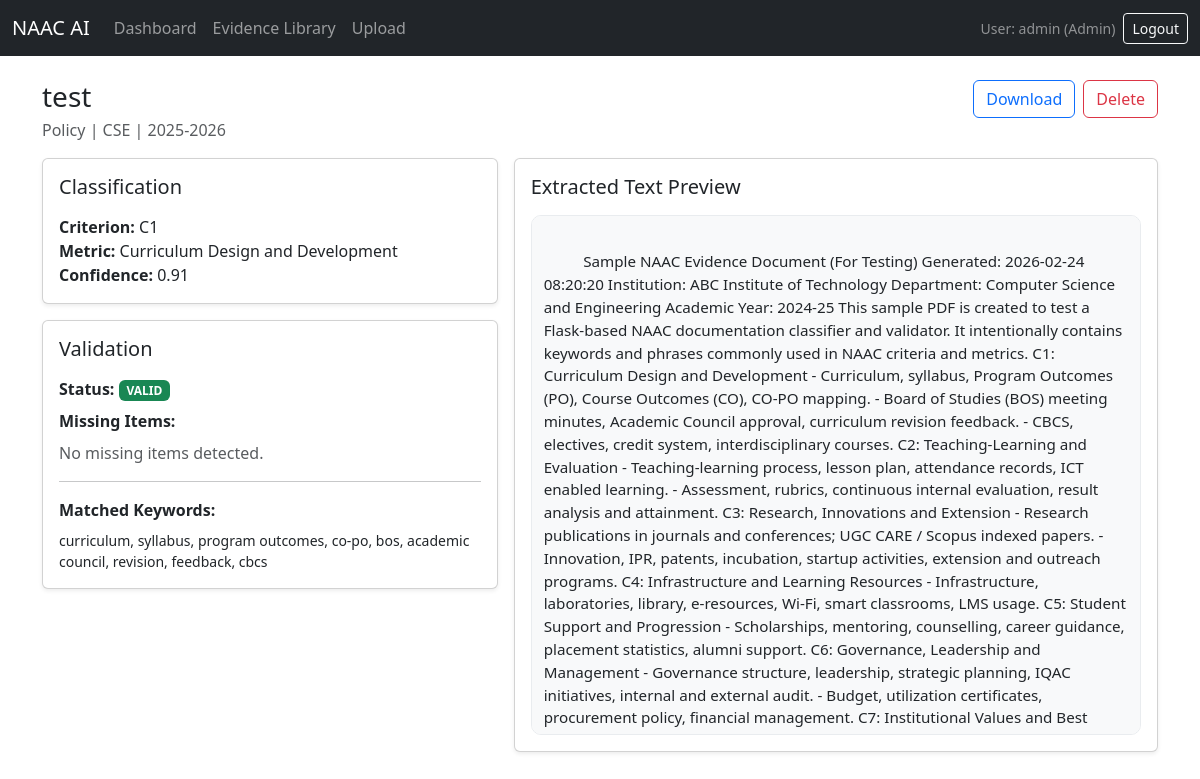
The app's page /documents/1 (signed in) with its own data.
### naac_app/models.py (models this page shows)
class Document(db.Model):
    id = db.Column(db.Integer, primary_key=True)
    document_title = db.Column(db.String(255), nullable=False)
    document_type = db.Column(db.String(80), nullable=True)
    department = db.Column(db.String(120), nullable=True)
    academic_year = db.Column(db.String(20), nullable=True)
    filename = db.Column(db.String(255), nullable=False)
    original_path = db.Column(db.String(500), nullable=False)
    extracted_text = db.Column(db.Text, nullable=True)
    predicted_criterion = db.Column(db.String(10), nullable=True)  # C1..C7
    predicted_metric = db.Column(db.String(255), nullable=True)
    confidence_score = db.Column(db.Float, nullable=True)
    validation_status = db.Column(db.String(20), nullable=True)  # VALID/PARTIAL/FAIL
    missing_items = db.Column(db.Text, nullable=True)            # comma-separated
    matched_keywords = db.Column(db.Text, nullable=True)         # comma-separated
    uploaded_by = db.Column(db.String(80), nullable=True)
    uploaded_at = db.Column(db.DateTime, default=datetime.utcnow)
    def missing_list(self):
        if not self.missing_items:
            return []
        return [x.strip() for x in self.missing_items.split(",") if x.strip()]
    def matched_list(self):
        if not self.matched_keywords:
            return []
        return [x.strip() for x in self.matched_keywords.split(",") if x.strip()]

### naac_app/documents/routes.py (the view)
@docs_bp.route("/<int:doc_id>", methods=["GET"])
@login_required
def document_detail(doc_id: int):
    doc = Document.query.get_or_404(doc_id)
    return render_template("document_detail.html", doc=doc)

### naac_app/auth/routes.py (called while the page is built)
def login_required(fn):
    @wraps(fn)
    def wrapper(*args, **kwargs):
        if "user_id" not in session:
            return redirect(url_for("auth.login"))
        return fn(*args, **kwargs)
    return wrapper

### naac_app/templates/document_detail.html
{% extends "base.html" %}
{% block content %}
<div class="d-flex justify-content-between align-items-start mb-3">
  <div>
    <h3 class="mb-1">{{ doc.document_title }}</h3>
    <div class="text-muted">{{ doc.document_type or "" }} | {{ doc.department or "-" }} | {{ doc.academic_year or "-" }}</div>
  </div>
  <div class="d-flex gap-2">
    <a class="btn btn-outline-primary" href="{{ url_for('docs.download', doc_id=doc.id) }}">Download</a>
    {% if session.get("role") == "Admin" %}
      <form method="post" action="{{ url_for('docs.delete', doc_id=doc.id) }}" onsubmit="return confirm('Delete this document?')">
        <button class="btn btn-outline-danger">Delete</button>
      </form>
    {% endif %}
  </div>
</div>
<div class="row g-3">
  <div class="col-md-5">
    <div class="card shadow-sm mb-3">
      <div class="card-body">
        <h5 class="mb-3">Classification</h5>
        <div><b>Criterion:</b> {{ doc.predicted_criterion or "-" }}</div>
        <div><b>Metric:</b> {{ doc.predicted_metric or "-" }}</div>
        <div><b>Confidence:</b> {{ "%.2f"|format(doc.confidence_score or 0) }}</div>
      </div>
    </div>
    <div class="card shadow-sm">
      <div class="card-body">
        <h5 class="mb-3">Validation</h5>
        <div class="mb-2">
          <b>Status:</b>
          {% if doc.validation_status == "VALID" %}
            <span class="badge bg-success">VALID</span>
          {% elif doc.validation_status == "PARTIAL" %}
            <span class="badge bg-warning text-dark">PARTIAL</span>
          {% else %}
            <span class="badge bg-danger">FAIL</span>
          {% endif %}
        </div>
        <div class="mb-2"><b>Missing Items:</b></div>
        {% if doc.missing_list() %}
          <ul>
            {% for m in doc.missing_list() %}
              <li>{{ m }}</li>
            {% endfor %}
          </ul>
        {% else %}
          <div class="text-muted">No missing items detected.</div>
        {% endif %}
        <hr>
        <div class="mb-2"><b>Matched Keywords:</b></div>
        {% if doc.matched_list() %}
          <div class="small">{{ doc.matched_list()|join(", ") }}</div>
        {% else %}
          <div class="text-muted">No matched keywords.</div>
        {% endif %}
      </div>
    </div>
  </div>
  <div class="col-md-7">
    <div class="card shadow-sm">
      <div class="card-body">
        <h5 class="mb-3">Extracted Text Preview</h5>
        <div class="text-preview">
          {{ (doc.extracted_text or "No extracted text (maybe scanned PDF/image and OCR disabled).") }}
        </div>
      </div>
    </div>
  </div>
</div>
{% endblock %}

### naac_app/templates/base.html (shortened to what this page needs)
<!doctype html>
<html lang="en">
<head>
  <link href="https://cdn.jsdelivr.net/npm/bootstrap@5.3.3/dist/css/bootstrap.min.css" rel="stylesheet">
  <link href="{{ url_for('static', filename='styles.css') }}" rel="stylesheet">
</head>
<body>
<nav class="navbar navbar-expand-lg bg-dark navbar-dark">
  <div class="container-fluid">
    <a class="navbar-brand" href="{{ url_for('dash.dashboard') }}">NAAC AI</a>
    <div class="collapse navbar-collapse" id="nav">
      <ul class="navbar-nav me-auto">
        <li class="nav-item"><a class="nav-link" href="{{ url_for('dash.dashboard') }}">Dashboard</a></li>
        <li class="nav-item"><a class="nav-link" href="{{ url_for('docs.list_documents') }}">Evidence Library</a></li>
        <li class="nav-item"><a class="nav-link" href="{{ url_for('docs.upload') }}">Upload</a></li>
      </ul>
      <div class="d-flex gap-2 align-items-center">
        {% if session.get("username") %}
          <span class="text-white-50 small">User: {{ session.get("username") }} ({{ session.get("role") }})</span>
          <a class="btn btn-sm btn-outline-light" href="{{ url_for('auth.logout') }}">Logout</a>
        {% endif %}
      </div>
    </div>
  </div>
</nav>
<main class="container my-4">
  {% block content %}{% endblock %}
</main>
</body>
</html>

### naac_app/static/styles.css (style rules this page uses)
.text-preview { white-space: pre-wrap; max-height: 520px; overflow: auto; background: #f8f9fa; padding: 12px; border-radius: 10px; border: 1px solid #e9ecef; font-size: 0.95rem; }

### records on screen
Document: get "admin", get "Admin", document_title "test", document_type "Policy", department "CSE", academic_year "2025-2026", predicted_criterion "C1", predicted_metric "Curriculum Design and Development", confidence_score "0.91", matched_list "curriculum, syllabus, program outcomes, co-po, bos, academic council, revision, feedback, cbcs", extracted_text "Sample NAAC Evidence Document (For Testing) Generated: 2026-02-24 08:20:20 Institution: ABC Institute of Technology Department: Computer Science and Engineering Academic Year: 2024-25 This sample PDF is created to test a Flask-based NAAC documentation classifier and validator. It intentionally contains keywords and phrases commonly used in NAAC criteria and metrics. C1: Curriculum Design and Development - Curriculum, syllabus, Program Outcomes (PO), Course Outcomes (CO), CO-PO mapping. - Board of Studies (BOS) meeting minutes, Academic Council approval, curriculum revision feedback. - CBCS, electives, credit system, interdisciplinary courses. C2: Teaching-Learning and Evaluation -…"
